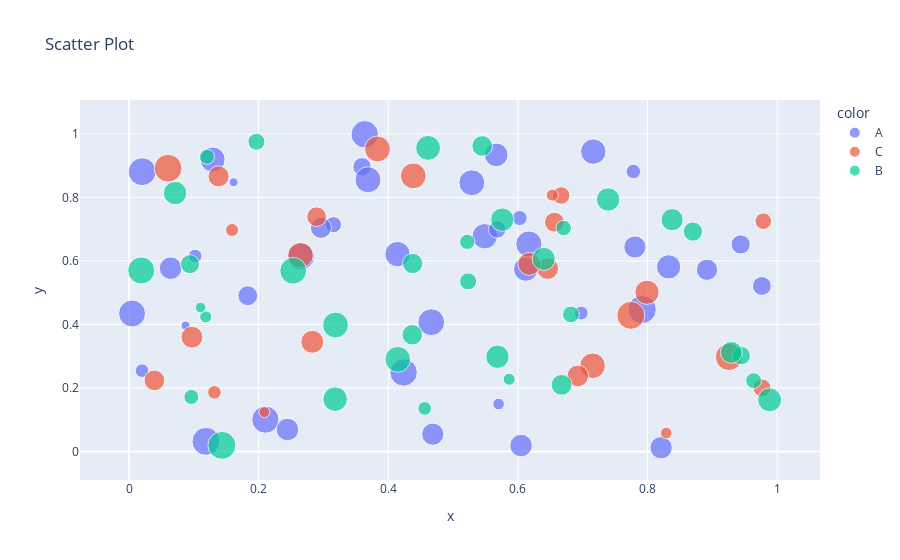

Notebook cell for this chart:
### Code cell
import plotly.express as px
import numpy as np
import pandas as pd
np.random.seed(0)
n_samples = 100
df = pd.DataFrame({
    'x': np.random.rand(n_samples),
    'y': np.random.rand(n_samples),
    'size': np.random.randint(10, 100, size=n_samples),
    'color': np.random.choice(['A', 'B', 'C'], size=n_samples)
})

# Create an interactive scatter plot
fig = px.scatter(df, x='x', y='y', size='size', color='color',
                 hover_name='color', title='Scatter Plot')
fig.show()

### Figure 1 — Plotly figure (JSON) as saved in the notebook; plotly's stock layout.template omitted (floating-point values rounded to 4 significant figures)
{"data": [{"hovertemplate": "<b>%{hovertext}</b><br><br>color=A<br>x=%{x}<br>y=%{y}<br>size=%{marker.size}<extra></extra>", "hovertext": ["A", "A", "A", "A", "A", "A", "A", "A", "A", "A", "A", "A", "A", "A", "A", "A", "A", "A", "A", "A", "A", "A", "A", "A", "A", "A", "A", "A", "A", "A", "A", "A", "A", "A", "A", "A", "A", "A", "A", "A", "A"], "legendgroup": "A", "marker": {"color": "#636efa", "size": [80, 28, 93, 56, 99, 83, 38, 10, 96, 73, 26, 61, 74, 85, 46, 42, 24, 92, 78, 32, 93, 17, 23, 10, 89, 63, 84, 62, 44, 61, 63, 55, 97, 80, 63, 69, 90, 80, 49, 23, 90], "sizemode": "area", "sizeref": 0.2475, "symbol": "circle"}, "mode": "markers", "name": "A", "orientation": "v", "showlegend": true, "type": "scatter", "x": [0.5488, 0.6028, 0.4237, 0.8918, 0.7917, 0.5289, 0.568, 0.08713, 0.02022, 0.8326, 0.7782, 0.7805, 0.6121, 0.6169, 0.9437, 0.3595, 0.6976, 0.2104, 0.1289, 0.3154, 0.3637, 0.5702, 0.102, 0.1613, 0.4663, 0.2444, 0.3687, 0.821, 0.9765, 0.4687, 0.6048, 0.2961, 0.1187, 0.4143, 0.06415, 0.5666, 0.2654, 0.7163, 0.1832, 0.02011, 0.004695], "xaxis": "x", "y": [0.6778, 0.7352, 0.2488, 0.5723, 0.4471, 0.8464, 0.6995, 0.3965, 0.8811, 0.5813, 0.8817, 0.644, 0.5743, 0.6532, 0.6521, 0.8965, 0.4359, 0.1002, 0.9195, 0.7142, 0.9988, 0.1494, 0.6156, 0.848, 0.4072, 0.06917, 0.8558, 0.01171, 0.521, 0.05434, 0.01852, 0.7044, 0.03184, 0.6215, 0.5772, 0.9342, 0.614, 0.9444, 0.4905, 0.2544, 0.4344], "yaxis": "y"}, {"hovertemplate": "<b>%{hovertext}</b><br><br>color=C<br>x=%{x}<br>y=%{y}<br>size=%{marker.size}<extra></extra>", "hovertext": ["C", "C", "C", "C", "C", "C", "C", "C", "C", "C", "C", "C", "C", "C", "C", "C", "C", "C", "C", "C", "C", "C", "C", "C", "C"], "legendgroup": "C", "marker": {"color": "#EF553B", "size": [81, 59, 83, 91, 34, 73, 81, 97, 65, 96, 38, 82, 15, 18, 21, 49, 55, 59, 40, 53, 65, 58, 23, 48, 17], "sizemode": "area", "sizeref": 0.2475, "symbol": "circle"}, "mode": "markers", "name": "C", "orientation": "v", "showlegend": true, "type": "scatter", "x": [0.7152, 0.6459, 0.3834, 0.9256, 0.9786, 0.7992, 0.2646, 0.7742, 0.6176, 0.06023, 0.6668, 0.4386, 0.2089, 0.6531, 0.159, 0.6563, 0.1382, 0.0971, 0.9768, 0.03919, 0.2828, 0.6925, 0.1318, 0.2894, 0.8289], "xaxis": "x", "y": [0.27, 0.5762, 0.9527, 0.2974, 0.7253, 0.5013, 0.618, 0.4288, 0.5909, 0.8919, 0.8062, 0.8681, 0.1238, 0.8073, 0.6974, 0.7221, 0.8664, 0.36, 0.2, 0.2239, 0.3454, 0.2379, 0.1862, 0.7396, 0.05803], "yaxis": "y"}, {"hovertemplate": "<b>%{hovertext}</b><br><br>color=B<br>x=%{x}<br>y=%{y}<br>size=%{marker.size}<extra></extra>", "hovertext": ["B", "B", "B", "B", "B", "B", "B", "B", "B", "B", "B", "B", "B", "B", "B", "B", "B", "B", "B", "B", "B", "B", "B", "B", "B", "B", "B", "B", "B", "B", "B", "B", "B", "B"], "legendgroup": "B", "marker": {"color": "#00cc96", "size": [53, 51, 31, 68, 46, 77, 18, 66, 97, 42, 29, 82, 23, 68, 91, 35, 52, 30, 71, 89, 14, 36, 61, 28, 68, 28, 75, 36, 45, 68, 59, 83, 54, 18], "sizemode": "area", "sizeref": 0.2475, "symbol": "circle"}, "mode": "markers", "name": "B", "orientation": "v", "showlegend": true, "type": "scatter", "x": [0.5449, 0.4376, 0.9637, 0.07104, 0.87, 0.4615, 0.1183, 0.6399, 0.1434, 0.9447, 0.5218, 0.4147, 0.4562, 0.5684, 0.01879, 0.6818, 0.437, 0.6706, 0.9884, 0.2533, 0.1104, 0.1966, 0.8379, 0.0961, 0.7393, 0.1202, 0.318, 0.5232, 0.09394, 0.5759, 0.9293, 0.3186, 0.6674, 0.5865], "xaxis": "x", "y": [0.9622, 0.592, 0.2231, 0.8138, 0.6925, 0.9561, 0.4239, 0.6064, 0.01919, 0.3016, 0.6602, 0.2901, 0.1355, 0.2983, 0.57, 0.4314, 0.3676, 0.7039, 0.1625, 0.5691, 0.4535, 0.9755, 0.73, 0.1716, 0.7937, 0.9281, 0.1647, 0.5356, 0.5899, 0.7301, 0.3119, 0.3982, 0.2098, 0.2274], "yaxis": "y"}], "layout": {"autosize": true, "legend": {"itemsizing": "constant", "title": {"text": "color"}, "tracegroupgap": 0}, "title": {"text": "Scatter Plot"}, "xaxis": {"anchor": "y", "autorange": true, "domain": [0, 1], "range": [-0.07006, 1.061], "title": {"text": "x"}, "type": "linear"}, "yaxis": {"anchor": "x", "autorange": true, "domain": [0, 1], "range": [-0.1651, 1.181], "title": {"text": "y"}, "type": "linear"}}}
